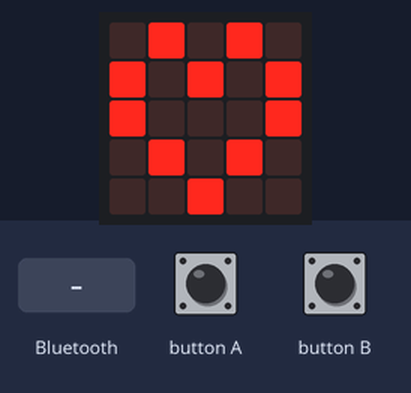
Bench run of a program on a simulated BBC micro:bit (MakeCode). Parts: the board's 5×5 LED display. The test bench sets the inputs (shaded band).

Above: at 0.1 s.
1.9 s: a phone connects over Bluetooth
At 3.1 s:
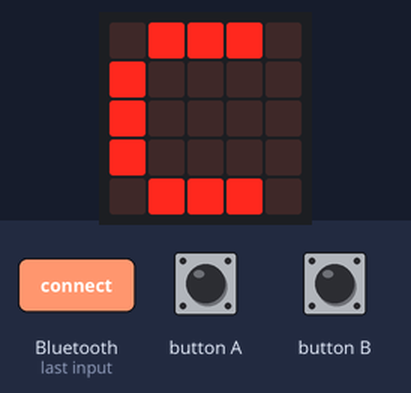
3.4 s: a phone disconnects over Bluetooth
At 4.2 s:
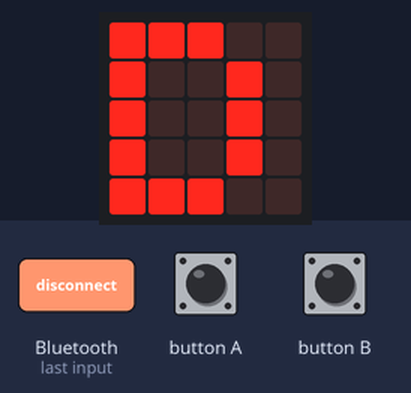
Timing chart, 0 to 6.4 s (numbered marks = the images above; inputs shaded):
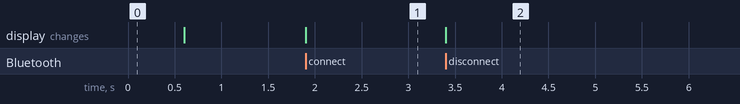

Measured:
- after the input at 1.9 s, the display: changes at once (image 1)
- after the input at 3.4 s, the display: changes at once (image 2)

The program:

main.ts
```typescript
bluetooth.onBluetoothConnected(function () {
    bluetooth.startUartService()
    basic.showString("C")
})
bluetooth.onBluetoothDisconnected(function () {
    basic.showString("D")
})
input.onButtonPressed(Button.A, function () {
    bluetooth.uartWriteNumber(1)
})
input.onButtonPressed(Button.B, function () {
    bluetooth.uartWriteNumber(0)
})
basic.showLeds(`
    . # . # .
    # . # . #
    # . . . #
    . # . # .
    . . # . .
    `)
basic.pause(200)
basic.clearScreen()
```

test.ts
```typescript
// les tests vont ici ; cela ne sera pas compilé si ce paquet est utilisé en tant qu'extension.
```
